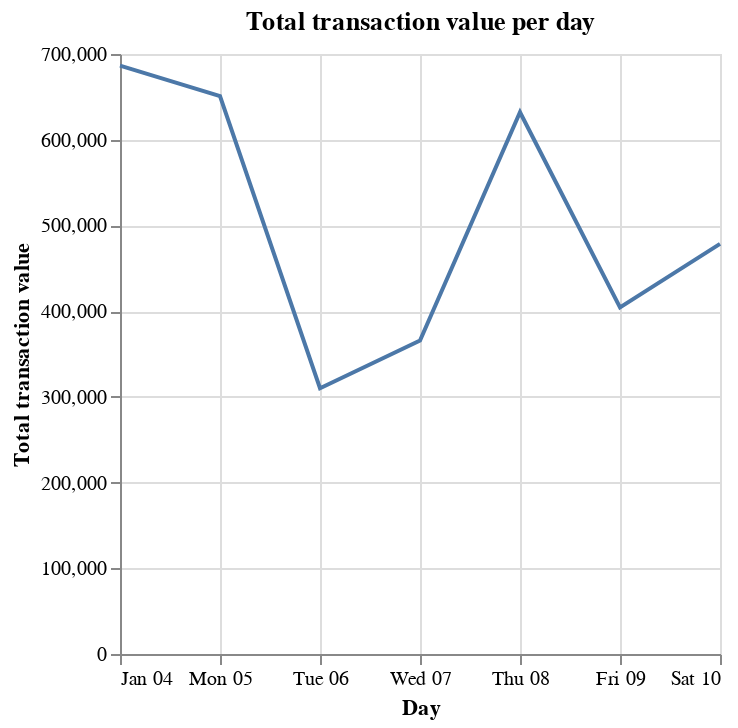

The notebook cell this image was saved under:
### Markdown cell above
## Total transaction value each day

### Code cell
daily_totals = (
    df.assign(day=df['at'].dt.floor('D'))
        .groupby('day', as_index=False)['total']
        .sum()
        .rename(columns={'total': 'daily_total'})
)

line_daily = (
    alt.Chart(daily_totals)
    .mark_line()
    .encode(
        x=alt.X('day:T', title='Day'),
        y=alt.Y('daily_total:Q', title='Total transaction value'),
        tooltip=[
            alt.Tooltip('day:T', title='Day'),
            alt.Tooltip('daily_total:Q', title='Total', format=',.2f')
        ],
    )
    .properties(title='Total transaction value per day')
)

line_daily

### Figure 1 — Vega-Lite specification as saved in the notebook (floating-point values rounded to 4 significant figures)
{"config": {"view": {"continuousWidth": 300, "continuousHeight": 300}}, "data": {"name": "data-9651827e5f1fbf5aa4f9be5b4b24bc04"}, "mark": {"type": "line"}, "encoding": {"tooltip": [{"field": "day", "title": "Day", "type": "temporal"}, {"field": "daily_total", "format": ",.2f", "title": "Total", "type": "quantitative"}], "x": {"field": "day", "title": "Day", "type": "temporal"}, "y": {"field": "daily_total", "title": "Total transaction value", "type": "quantitative"}}, "title": "Total transaction value per day", "$schema": "https://vega.github.io/schema/vega-lite/v6.1.0.json", "datasets": {"data-9651827e5f1fbf5aa4f9be5b4b24bc04": [{"day": "2026-01-04T00:00:00", "daily_total": 686500.0}, {"day": "2026-01-05T00:00:00", "daily_total": 650900.0}, {"day": "2026-01-06T00:00:00", "daily_total": 310100.0}, {"day": "2026-01-07T00:00:00", "daily_total": 365700.0}, {"day": "2026-01-08T00:00:00", "daily_total": 632000.0}, {"day": "2026-01-09T00:00:00", "daily_total": 404300.0}, {"day": "2026-01-10T00:00:00", "daily_total": 478400.0}]}}
